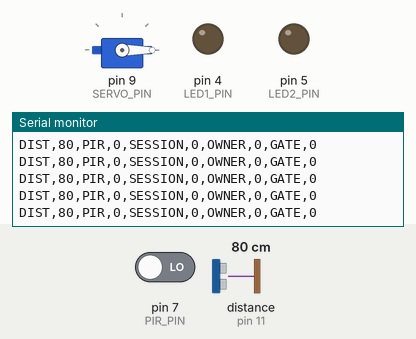
A sketch run on a simulated Arduino Uno, built with avr-gcc and run on an emulated ATmega328P. On the bench: servo, output pins drawn as LEDs (lit = HIGH), the last lines printed to the serial monitor. Wiring (inferred from the names in the program): ultrasonic range finder: trigger pin 10; echo pin 11. The inputs (shaded band) are chosen by the test bench; at power-on: distance to the obstacle (sensor on pin 11) 80 cm, pin 7 (PIR_PIN) LOW. The echo pulse lasts 58.3 µs per cm; pins used as bus, display or sensor lines are not drawn.

Above: at 1.2 s.
1.3 s: distance to the obstacle (sensor on pin 11) set to 2 cm
At 1.53 s:
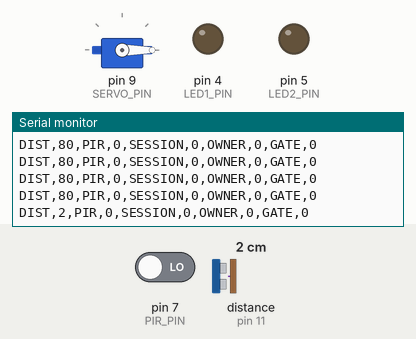
4.3 s: distance to the obstacle (sensor on pin 11) set to 120 cm
At 4.41 s:
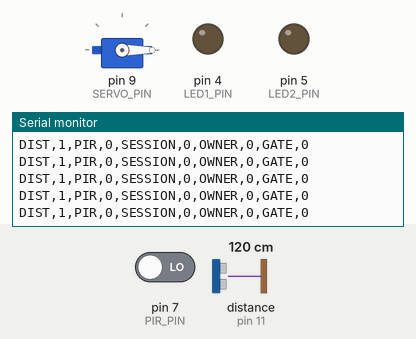
Timing chart, 0 to 7.3 s (numbered marks = the images above; inputs shaded):
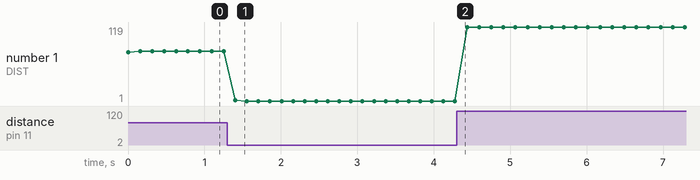

The sketch:

sketch_jan28a.ino
```cpp
#include <Servo.h>
Servo gateServo;

// ----- Pins -----
const int TRIG_PIN  = 10;
const int ECHO_PIN  = 11;
const int SERVO_PIN = 9;

const int LED1_PIN = 4;
const int LED2_PIN = 5;

const int PIR_PIN  = 7;   // ✅ PIR OUT -> D7

// ----- Settings -----
const int THRESHOLD_CM = 10;
const int OPEN_ANGLE   = 90;
const int CLOSE_ANGLE  = 0;

bool ownerDetected = false;   // from Python (O1/O0)
bool sessionActive = false;   // from Python (S1/S0)
bool gateOpen      = false;

long readDistanceCM() {
  digitalWrite(TRIG_PIN, LOW); delayMicroseconds(2);
  digitalWrite(TRIG_PIN, HIGH); delayMicroseconds(10);
  digitalWrite(TRIG_PIN, LOW);

  long duration = pulseIn(ECHO_PIN, HIGH, 30000);
  if (duration == 0) return 999;
  return duration * 0.0343 / 2.0;
}

void setGate(bool open) {
  gateOpen = open;
  if (open) {
    gateServo.write(OPEN_ANGLE);
    digitalWrite(LED1_PIN, HIGH);
    digitalWrite(LED2_PIN, HIGH);
  } else {
    gateServo.write(CLOSE_ANGLE);
    digitalWrite(LED1_PIN, LOW);
    digitalWrite(LED2_PIN, LOW);
  }
}

void setup() {
  Serial.begin(9600);

  pinMode(TRIG_PIN, OUTPUT);
  pinMode(ECHO_PIN, INPUT);

  pinMode(LED1_PIN, OUTPUT);
  pinMode(LED2_PIN, OUTPUT);

  pinMode(PIR_PIN, INPUT);

  gateServo.attach(SERVO_PIN);
  setGate(false);
}

void loop() {
  // Read commands from Python: O1/O0 and S1/S0
  while (Serial.available() > 0) {
    char c = Serial.read();

    if (c == 'O') {               // Owner command
      while (!Serial.available()) {}
      char v = Serial.read();
      ownerDetected = (v == '1');
    }
    else if (c == 'S') {          // Session command
      while (!Serial.available()) {}
      char v = Serial.read();
      sessionActive = (v == '1');
    }
  }

  long distance = readDistanceCM();
  bool pirMotion = (digitalRead(PIR_PIN) == HIGH);

  // Gate logic: session + owner + distance
  if (sessionActive && ownerDetected && distance < THRESHOLD_CM) {
    setGate(true);
  } else {
    setGate(false);
  }

  // Send status to Python
  // DIST,12,PIR,1,SESSION,1,OWNER,1,GATE,1
  Serial.print("DIST,"); Serial.print(distance);
  Serial.print(",PIR,"); Serial.print(pirMotion ? 1 : 0);
  Serial.print(",SESSION,"); Serial.print(sessionActive ? 1 : 0);
  Serial.print(",OWNER,"); Serial.print(ownerDetected ? 1 : 0);
  Serial.print(",GATE,"); Serial.println(gateOpen ? 1 : 0);

  delay(150);
}
```

Measured:
- after the input at 1.3 s, the serial monitor: prints a new line after 0.10 s (image 1)
- plotted number 1: 80 → 1 after the input at 1.3 s, 1 → 119 after the input at 4.3 s
